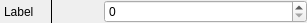
<?xml version="1.0" encoding="UTF-8"?>
<ui version="4.0">
 <class>QIlangTextureWidget</class>
 <widget class="QWidget" name="QIlangTextureWidget">
  <property name="geometry">
   <rect>
    <x>0</x>
    <y>0</y>
    <width>307</width>
    <height>20</height>
   </rect>
  </property>
  <property name="windowTitle">
   <string>QIlangTextureWidget</string>
  </property>
  <layout class="QHBoxLayout" name="horizontalLayout">
   <property name="spacing">
    <number>2</number>
   </property>
   <property name="leftMargin">
    <number>0</number>
   </property>
   <property name="topMargin">
    <number>0</number>
   </property>
   <property name="rightMargin">
    <number>0</number>
   </property>
   <property name="bottomMargin">
    <number>0</number>
   </property>
   <item>
    <widget class="QLabel" name="label">
     <property name="sizePolicy">
      <sizepolicy hsizetype="Preferred" vsizetype="Preferred">
       <horstretch>1</horstretch>
       <verstretch>0</verstretch>
      </sizepolicy>
     </property>
     <property name="frameShape">
      <enum>QFrame::VLine</enum>
     </property>
     <property name="text">
      <string>Label</string>
     </property>
    </widget>
   </item>
   <item>
    <widget class="QSpinBox" name="spinBox">
     <property name="sizePolicy">
      <sizepolicy hsizetype="Minimum" vsizetype="Fixed">
       <horstretch>2</horstretch>
       <verstretch>0</verstretch>
      </sizepolicy>
     </property>
     <property name="frame">
      <bool>true</bool>
     </property>
    </widget>
   </item>
  </layout>
 </widget>
 <layoutdefault spacing="6" margin="11"/>
 <resources/>
 <connections/>
</ui>
